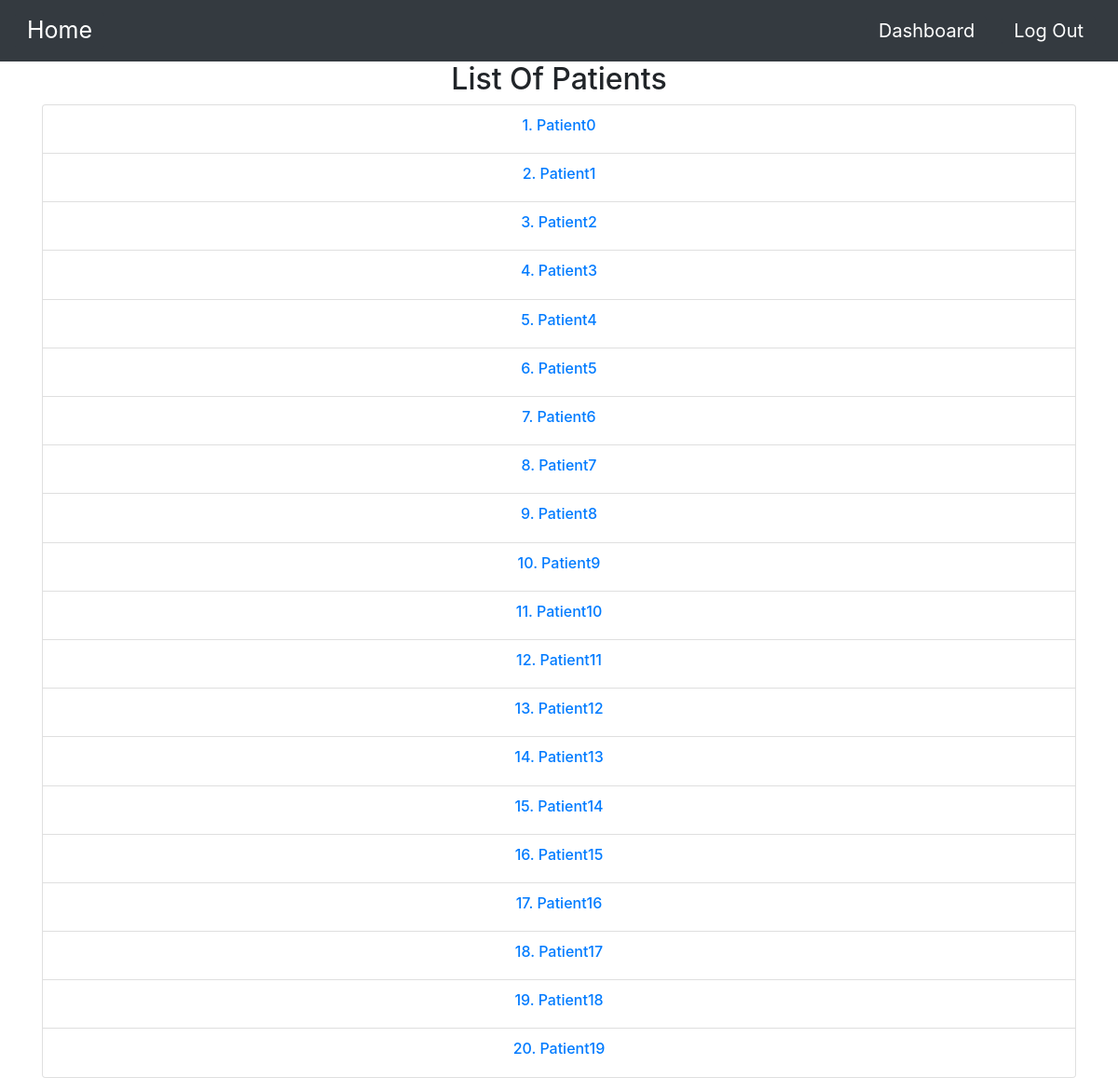
Page /dashboard/ (signed in) on the committed database.
### patient/models.py (models this page shows, shortened)
class Patient(models.Model):
    bed = models.OneToOneField(Bed, on_delete=models.DO_NOTHING)
    age = models.IntegerField()
    name = models.CharField(max_length=50)
    gender = models.CharField(max_length=50)
    patientID = models.IntegerField(unique=True)
    admissionDate = models.DateField(null=False)

### healthcare_workers/views.py (the view, shortened to what this page needs)
# urls.py: path('dashboard/', hcw_views.dashboard, name='dashboard'),
@login_required
def dashboard(request):
    usertype, user = check_usertype(request)
    if usertype == 'doctor':
        beds = Bed.objects.all().filter(doctor_fk=Doctor.objects.get(user=request.user.id))
        allpatients = []
        for bed in beds:
            patients = Patient.objects.all().filter(bed=bed)
            for patient in patients:
                allpatients.append([patient.patientID, patient.name])
        return render(request, 'doctorDashboard.html', {'allpatients': allpatients})
    elif usertype == 'admin':
        return HttpResponseRedirect('http://{}/admin'.format(request.META['HTTP_HOST']))
    return render(request, 'receptionDashboard.html')

### healthcare_workers/views.py (called while the page is built)
def check_usertype(request):
    if request.user.is_authenticated:
        if Doctor.objects.filter(user=request.user.id).exists():
            return 'doctor', Doctor.objects.get(user=request.user.id)
        elif Nurse.objects.filter(user=request.user.id).exists():
            return 'nurse', Nurse.objects.get(user=request.user.id)
        elif Reception.objects.filter(user=request.user.id).exists():
            return 'reception', Reception.objects.get(user=request.user.id)
        else:
            return 'admin', ' '
    else:
        return ' ', ' '

### templates/doctorDashboard.html
{% extends "home.html" %}
{% block content %}
    <div class="container">
    <div class="text-center">
<h2>List Of Patients</h2>
    <ul class="list-group">
        {% for patient in allpatients %}
            <li class="list-group-item"><h6>
    <a class="txt2" href={% url 'patientdetails' patient.0%}>{{ forloop.counter }}. {{ patient.1 }}</a><br>
            </h6></li>
    {% endfor %}
    </ul>
    </div></div>
{% endblock %}

### templates/home.html (shortened to what this page needs)
<!DOCTYPE html>
<html lang="en" dir="ltr">
  <head>
    <link rel="stylesheet" href="https://maxcdn.bootstrapcdn.com/bootstrap/4.0.0/css/bootstrap.min.css">
  </head>
  <body>
    <nav class="navbar navbar-expand-lg navbar-light bg-dark">
      <a class="navbar-brand" href="{% url 'home_page' %}"><button type="button" class="btn btn-dark" style="padding-top: 0px; padding-bottom: 0px; font-size: 25px">Home</button></a>
      <div class="navbar-collapse collapse w-100 order-3 dual-collapse2">
        <ul class="navbar-nav ml-auto">
          {% if user.is_authenticated %}
            <li class="nav-item">
              <a class="nav-link active" href="{% url 'dashboard' %}"><button type="button" class="btn btn-dark" style="padding-top: 0px; padding-bottom: 0px; font-size: 20px">Dashboard</button></a>
            </li>
            <li class="nav-item">
              <a class="nav-link active" href="{% url 'logout' %}"><button type="button" class="btn btn-dark" style="padding-top: 0px; padding-bottom: 0px; font-size: 20px">Log Out</button></a>
            </li>
          {% endif %}
        </ul>
      </div>
    </nav>
    {%block content%}
    {%endblock%}
  </body>
</html>

### rows in the picture
Patient: name "Patient0"
Patient: name "Patient1"
Patient: name "Patient2"
Patient: name "Patient3"
Patient: name "Patient4"
Patient: name "Patient5"
Patient: name "Patient6"
Patient: name "Patient7"
Patient: name "Patient8"
Patient: name "Patient9"
Patient: name "Patient10"
Patient: name "Patient11"
Patient: name "Patient12"
Patient: name "Patient13"
Patient: name "Patient14"
Patient: name "Patient15"
Patient: name "Patient16"
Patient: name "Patient17"
Patient: name "Patient18"
Patient: name "Patient19"
